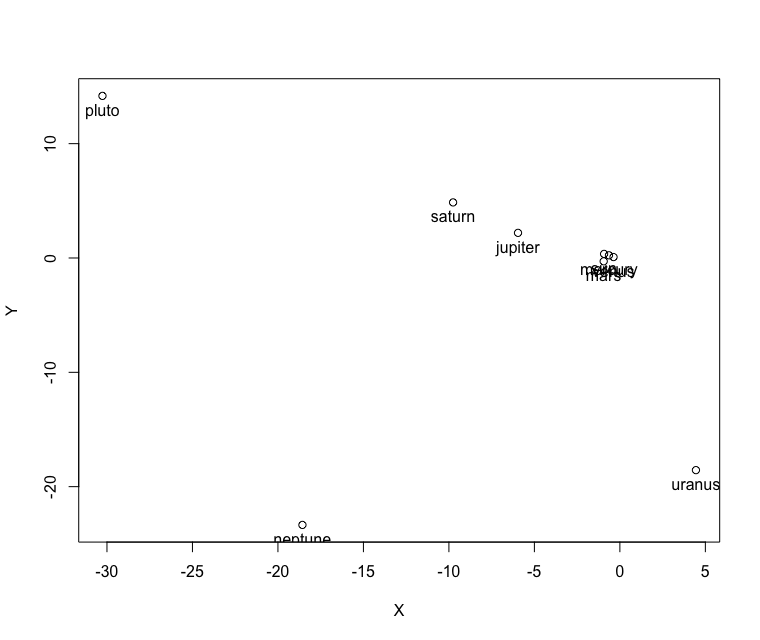

Source code (R):
library(NISTunits)

AzimuthToXY <- function(azimuth, distance) {
    if(azimuth > 0 && azimuth < 90) {
        Y = sin(NISTdegTOradian(azimuth)) * distance
        X = cos(NISTdegTOradian(azimuth)) * distance
    }
    else if(azimuth == 90) {
        Y = distance
        X = 0
    }
    else if(azimuth > 90 && azimuth < 180) {
        Y = sin(NISTdegTOradian(azimuth - 90)) * distance
        X = -1 * cos(NISTdegTOradian(azimuth - 90)) * distance
    }
    else if(azimuth == 180) {
        Y = 0
        X = distance
    }
    else if(azimuth > 180 && azimuth < 270) {
        Y = -1 * sin(NISTdegTOradian(azimuth - 180)) * distance
        X = -1 * cos(NISTdegTOradian(azimuth - 180)) * distance
    }
    else if(azimuth == 270) {
        Y = -1 * distance
        X = 0
    }
    else if(azimuth > 270 && azimuth < 360) {
        Y = -1* sin(NISTdegTOradian(-1 * azimuth + 360)) * distance
        X = cos(NISTdegTOradian(-1 * azimuth + 360)) * distance
    }
    else if(azimuth == 360 | azimuth == 0) {
        Y = 0
        X = distance
    }
    return(data.frame(X, Y))
} 

coords <- map2_df(azimuth, distance, AzimuthToXY)
plot(coords)
text(x = coords$X, y = coords$Y, labels = planetNames, pos = 1)
